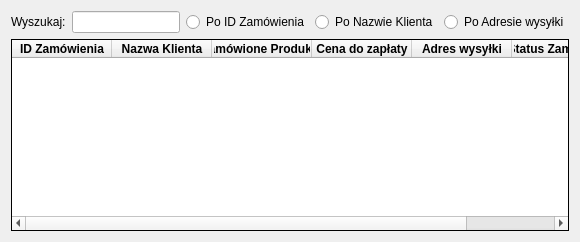
           <widget class="QWidget" name="tabOrdersArchive">
            <attribute name="title">
             <string>Archiwum zamówień</string>
            </attribute>
            <layout class="QGridLayout" name="gridLayout_11">
             <item row="0" column="0">
              <widget class="QLabel" name="label_Wyszukaj_4">
               <property name="text">
                <string>Wyszukaj:</string>
               </property>
              </widget>
             </item>
             <item row="0" column="1">
              <widget class="QLineEdit" name="lineEdit_3"/>
             </item>
             <item row="0" column="2">
              <widget class="QRadioButton" name="search_by_orderID_2">
               <property name="text">
                <string>Po ID Zamówienia</string>
               </property>
              </widget>
             </item>
             <item row="0" column="3">
              <widget class="QRadioButton" name="search_by_clientName_2">
               <property name="text">
                <string>Po Nazwie Klienta</string>
               </property>
              </widget>
             </item>
             <item row="0" column="4">
              <widget class="QRadioButton" name="search_by_sendAdress_2">
               <property name="text">
                <string>Po Adresie wysyłki</string>
               </property>
              </widget>
             </item>
             <item row="1" column="0" colspan="5">
              <widget class="QTableWidget" name="tableOrders_archive">
               <property name="font">
                <font>
                 <pointsize>9</pointsize>
                </font>
               </property>
               <property name="cursor" stdset="0">
                <cursorShape>PointingHandCursor</cursorShape>
               </property>
               <property name="frameShape">
                <enum>QFrame::Box</enum>
               </property>
               <property name="frameShadow">
                <enum>QFrame::Plain</enum>
               </property>
               <property name="lineWidth">
                <number>1</number>
               </property>
               <property name="sortingEnabled">
                <bool>false</bool>
               </property>
               <attribute name="horizontalHeaderStretchLastSection">
                <bool>true</bool>
               </attribute>
               <attribute name="verticalHeaderCascadingSectionResizes">
                <bool>true</bool>
               </attribute>
               <attribute name="verticalHeaderShowSortIndicator" stdset="0">
                <bool>false</bool>
               </attribute>
               <attribute name="verticalHeaderStretchLastSection">
                <bool>false</bool>
               </attribute>
               <column>
                <property name="text">
                 <string>ID Zamówienia</string>
                </property>
                <property name="font">
                 <font>
                  <weight>75</weight>
                  <bold>true</bold>
                 </font>
                </property>
               </column>
               <column>
                <property name="text">
                 <string>Nazwa Klienta</string>
                </property>
                <property name="font">
                 <font>
                  <weight>75</weight>
                  <bold>true</bold>
                 </font>
                </property>
               </column>
               <column>
                <property name="text">
                 <string>Zamówione Produkty</string>
                </property>
                <property name="font">
                 <font>
                  <weight>75</weight>
                  <bold>true</bold>
                 </font>
                </property>
               </column>
               <column>
                <property name="text">
                 <string extracomment="Ilość dostępnych sztuk produktu">Cena do zapłaty</string>
                </property>
                <property name="font">
                 <font>
                  <weight>75</weight>
                  <bold>true</bold>
                 </font>
                </property>
               </column>
               <column>
                <property name="text">
                 <string extracomment="Informacja kto dostarcza dany produkt">Adres wysyłki</string>
                </property>
                <property name="font">
                 <font>
                  <weight>75</weight>
                  <bold>true</bold>
                 </font>
                </property>
               </column>
               <column>
                <property name="text">
                 <string extracomment="Miejsce w którym znajduje się element">Status Zamówienia</string>
                </property>
                <property name="toolTip">
                 <string extracomment="Miejsce w którym znajduje się element"/>
                </property>
                <property name="whatsThis">
                 <string extracomment="Miejsce w którym znajduje się element"/>
                </property>
                <property name="font">
                 <font>
                  <weight>75</weight>
                  <bold>true</bold>
                  <stylestrategy>PreferDefault</stylestrategy>
                 </font>
                </property>
               </column>
              </widget>
             </item>
            </layout>
           </widget>
